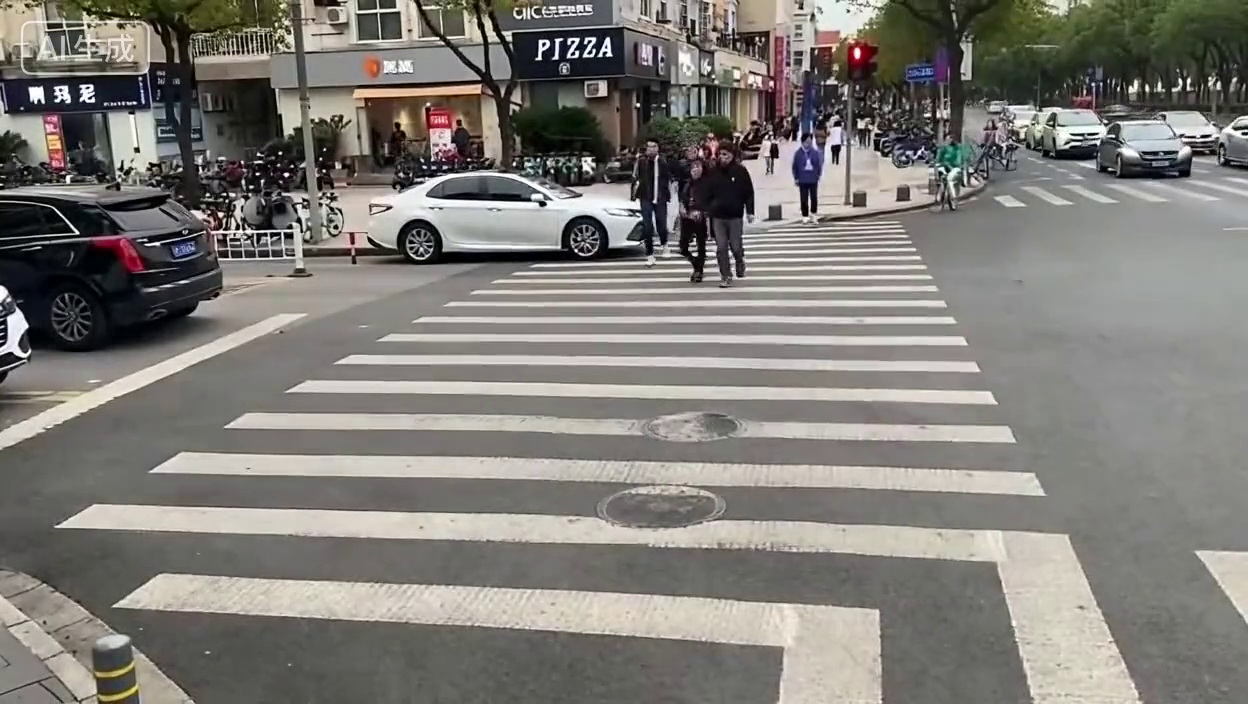
#> input picture frame 12 of input.mp4, 1248 x 704 px
$ python detection_zone.py
#> lines starting #> are read from the running program, lines starting #| are printed output that depends on the picture
#!/usr/bin/env python
"""
检测区域管理模块
支持多种形状：矩形、多边形、圆形、椭圆、自由绘制
"""

import json
import os
from typing import List, Optional, Tuple, Union

import cv2
import numpy as np


class DetectionZone:
    """检测区域基类"""

    def __init__(self, name: str = "zone"):
        self.name = name
        self.points: List[Tuple[int, int]] = []

    def add_point(self, x: int, y: int):
        """添加点"""
        self.points.append((x, y))

    def clear(self):
        """清空点"""
        self.points = []

    def is_point_inside(self, x: int, y: int) -> bool:
        """检查点是否在区域内（子类实现）"""
        raise NotImplementedError

    def draw(self, frame, color=(0, 255, 0), thickness=2, fill_alpha=0.3):
        """绘制区域（子类实现）"""
        raise NotImplementedError

    # [37 lines left out: functions save_to_file, load_from_file, not called in this run]


class RectZone(DetectionZone):
    """矩形区域"""

    # [46 lines left out: functions __init__, set_rect, is_point_inside, draw, not called in this run]


class PolygonZone(DetectionZone):
    """多边形区域"""

    def __init__(self, name: str = "polygon"):
        super().__init__(name)

    # [74 lines left out: functions close_polygon, is_point_inside, draw, not called in this run]


class CircleZone(DetectionZone):
    """圆形区域"""

    # [48 lines left out: functions __init__, set_circle, is_point_inside, draw, not called in this run]


class EllipseZone(DetectionZone):
    """椭圆区域"""

    # [61 lines left out: functions __init__, set_ellipse, is_point_inside, draw, not called in this run]


class FreeDrawZone(DetectionZone):
    """自由绘制区域"""

    def __init__(self, name: str = "free"):
        super().__init__(name)

    # [19 lines left out: functions is_point_inside, draw, not called in this run]


class ZoneManager:
    """区域管理器"""

    # [65 lines left out: functions __init__, add_zone, remove_zone, clear_all, is_point_in_any_zone, get_zone_at_point and 3 more, not called in this run]


def interactive_zone_selection(
    video_path: str, zone_type: str = "polygon"
) -> Optional[DetectionZone]:
    """交互式区域选择

    Args:
        video_path: 视频路径
        zone_type: 区域类型 ("rect", "polygon", "circle", "ellipse", "free")

    Returns:
        选中的区域或None
    """
#> called with video_path = 'input.mp4', zone_type = 'polygon'
    # 检测GUI支持
    try:
        cv2.namedWindow("test", cv2.WINDOW_NORMAL)
        cv2.destroyWindow("test")
        gui_supported = True
    except Exception:
        gui_supported = False

    if not gui_supported:
        print("\n⚠️  当前环境不支持GUI")
        print("请使用命令行指定区域:")
        print(f"  python realtime_demo.py --zone X1 Y1 X2 Y2")
        return None

    # 打开视频获取第一帧
    cap = cv2.VideoCapture(video_path)
    if not cap.isOpened():
        print("✗ 无法打开视频文件")
        return None

    ret, frame = cap.read()
#> frame is the input picture: shape (704, 1248, 3); mean B, G, R 119.6, 124.3, 127.3
    cap.release()

    if not ret:
        print("✗ 无法读取视频帧")
        return None

    height, width = frame.shape[:2]
#> height = 704; width = 1248
    display_frame = frame.copy()

    # 状态变量
    drawing = False
    points = []
    center = None
    temp_shape = None

    # 鼠标事件回调
    # [60 lines left out: function mouse_callback, not called in this run]

    # 设置鼠标回调
    cv2.namedWindow("选择检测区域", cv2.WINDOW_NORMAL)
    cv2.setMouseCallback("选择检测区域", mouse_callback)

    # 显示说明
    instructions = {
        "rect": "点击拖拽绘制矩形，双击确认",
        "polygon": "点击添加顶点，双击结束",
        "circle": "点击确定圆心，再次点击确定半径",
        "ellipse": "点击确定中心，拖拽确定大小",
        "free": "按下鼠标拖拽绘制，松开结束",
    }

    cv2.putText(
        display_frame,
        f"选择区域类型: {zone_type}",
        (50, 50),
        cv2.FONT_HERSHEY_SIMPLEX,
        1.0,
        (0, 255, 0),
        2,
    )

    cv2.putText(
        display_frame,
        instructions.get(zone_type, ""),
        (50, 90),
        cv2.FONT_HERSHEY_SIMPLEX,
        0.8,
        (0, 255, 255),
        2,
    )

    cv2.putText(
        display_frame,
        "按 ESC 退出, Enter 确认",
        (50, 130),
        cv2.FONT_HERSHEY_SIMPLEX,
        0.7,
        (255, 255, 255),
        1,
    )
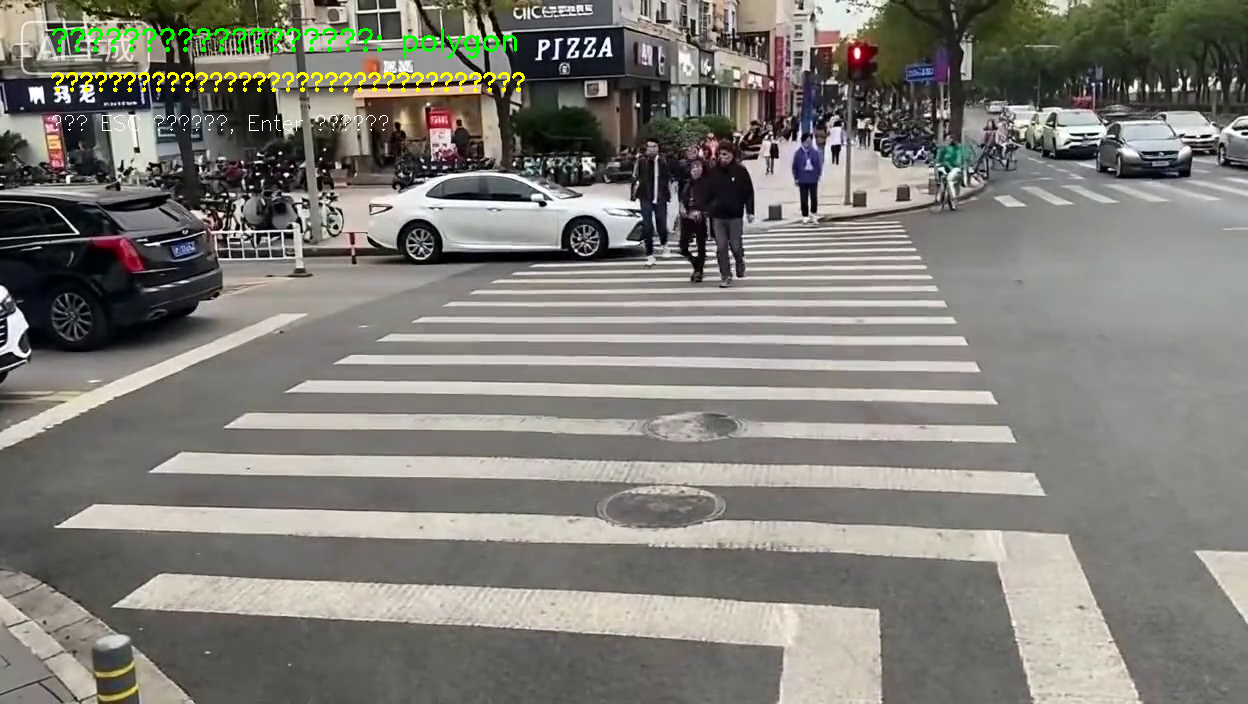
#> display_frame: shape (704, 1248, 3); mean B, G, R 119, 125.4, 127.6

    print("\n" + "=" * 80)
    print("🎨 交互式区域绘制")
    print("=" * 80)
    print(f"区域类型: {zone_type}")
    print(f"说明: {instructions.get(zone_type, '')}")
#| 说明: 点击添加顶点，双击结束
    print("操作:")
    print("  鼠标: 绘制区域")
    print("  Enter: 确认选择")
    print("  ESC: 取消")
    print("=" * 80)

    # 主循环
    result = None
    while True:
        cv2.imshow("选择检测区域", display_frame)
        key = cv2.waitKey(1) & 0xFF
#> (key q is pressed here)

        if key == 27:  # ESC
            print("\n⚠️ 用户取消选择")
            break
        elif key == 13:  # Enter
            if zone_type == "polygon" and len(points) >= 3:
                result = PolygonZone()
                result.points = points
                print(f"\n✓ 区域选择完成: {len(points)} 个顶点")
                break
            elif zone_type == "rect" and len(points) == 2:
                result = RectZone()
                x1, y1 = points[0]
                x2, y2 = points[1]
                result.set_rect(x1, y1, x2, y2)
                print(f"\n✓ 矩形区域选择完成: ({x1}, {y1}) -> ({x2}, {y2})")
                break
        elif key == ord("q"):

            print("\n⚠️ 用户取消选择")
            break

    cv2.destroyAllWindows()
    return result


if __name__ == "__main__":
    # 测试
    zone = interactive_zone_selection("input.mp4", "polygon")
    if zone:
        print(f"选择的区域: {zone.name}")

$ run again, starting later in the video
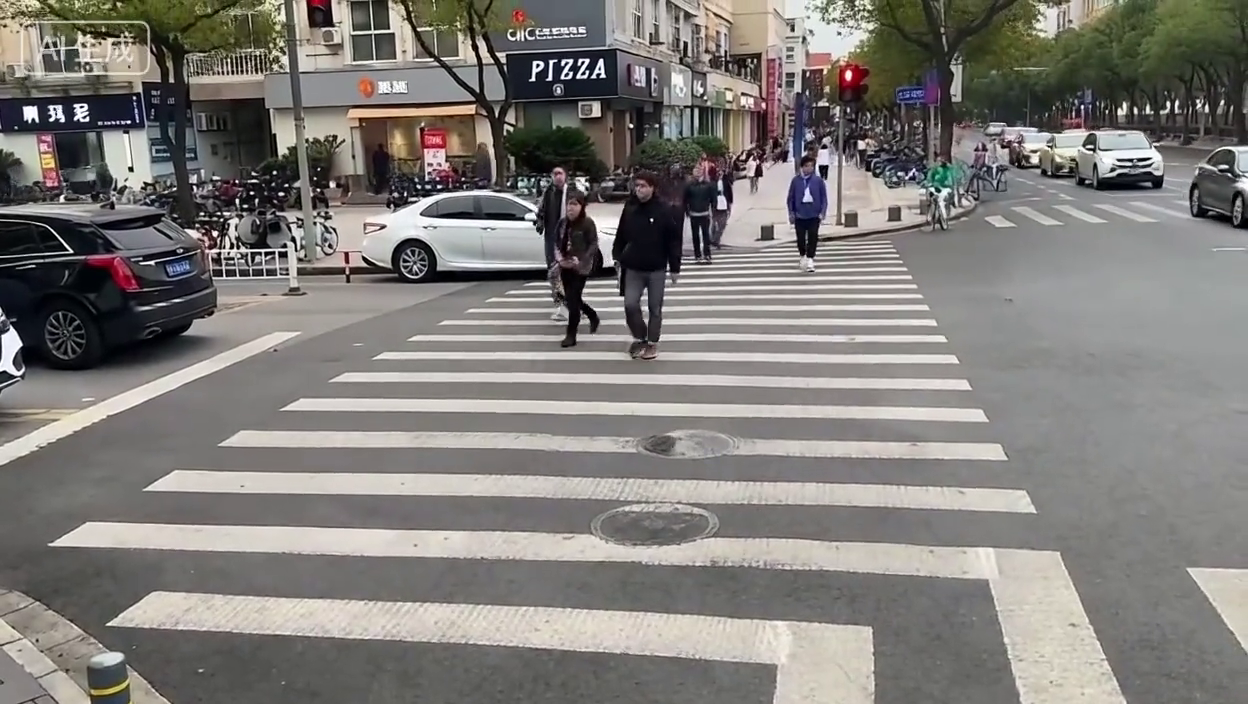
#> input picture frame 54 of input.mp4, 1248 x 704 px
#> in interactive_zone_selection, frame is the input picture: shape (704, 1248, 3); mean B, G, R 121.3, 125, 128.1
#> in interactive_zone_selection, `cv2.putText( display_frame, "按 ESC 退出, Enter 确认", (50, 130), cv2.FONT_..`:
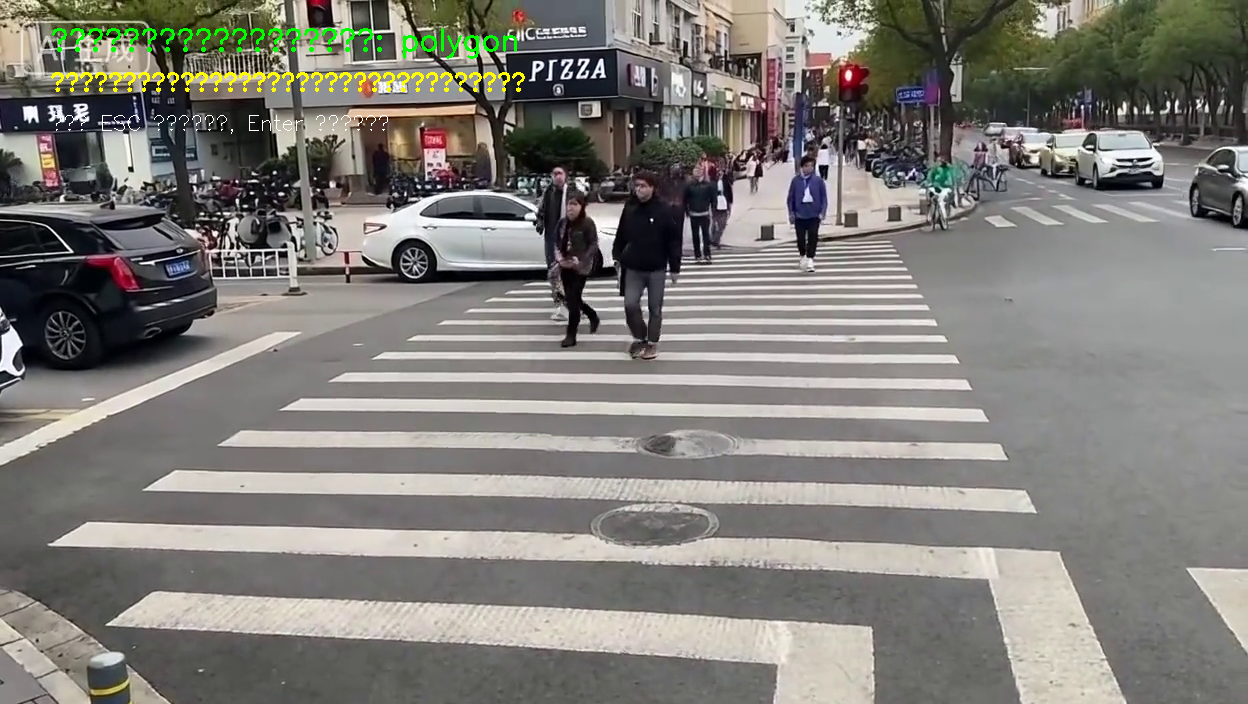
#> display_frame: shape (704, 1248, 3); mean B, G, R 120.7, 126, 128.2
#| 说明: 点击添加顶点，双击结束

$ run again, starting later in the video
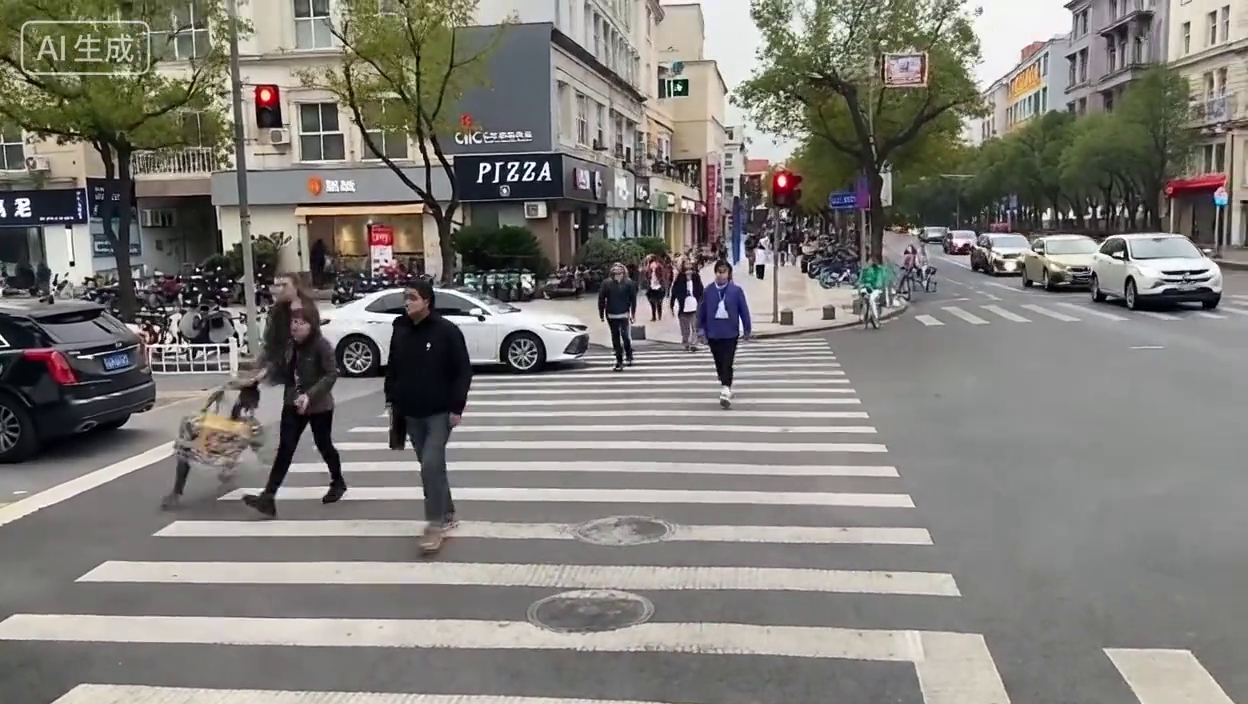
#> input picture frame 96 of input.mp4, 1248 x 704 px
#> in interactive_zone_selection, frame is the input picture: shape (704, 1248, 3); mean B, G, R 120.2, 125.2, 128
#> in interactive_zone_selection, `cv2.putText( display_frame, "按 ESC 退出, Enter 确认", (50, 130), cv2.FONT_..`:
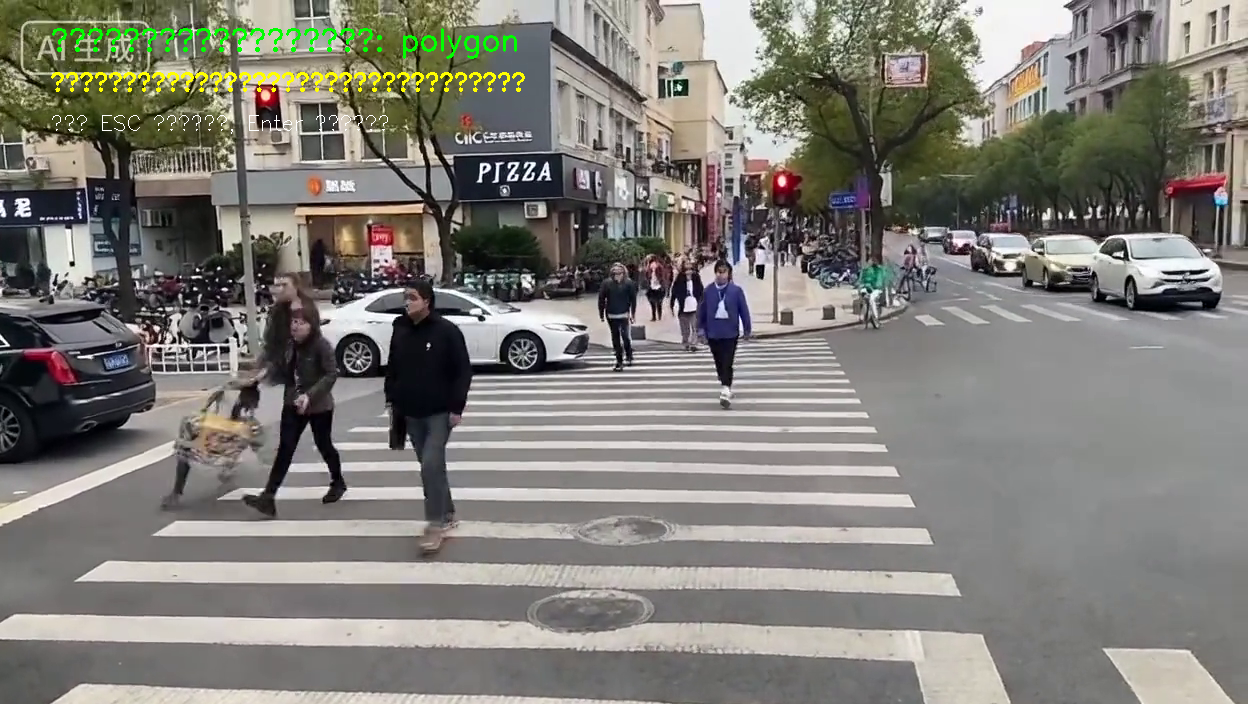
#> display_frame: shape (704, 1248, 3); mean B, G, R 119.7, 126.2, 128.1
#| 说明: 点击添加顶点，双击结束
